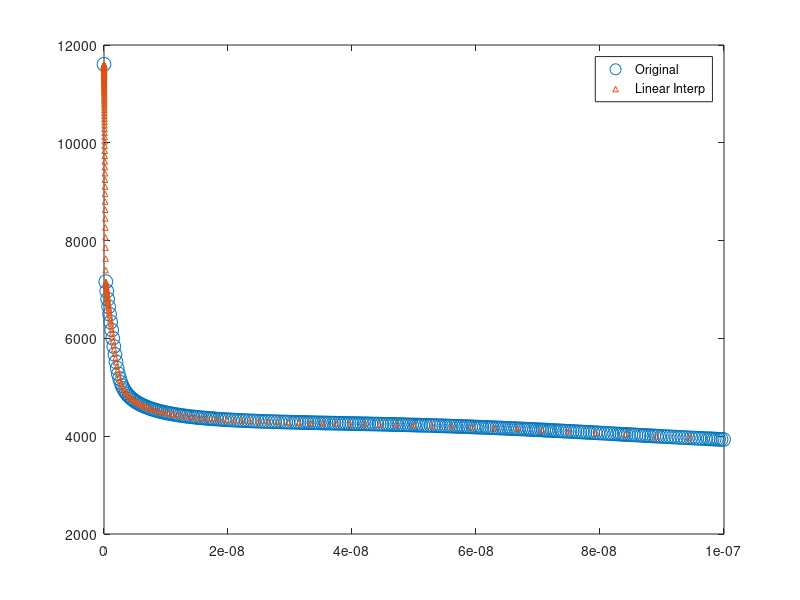

This figure's MATLAB source: (Note: this script raises an error after producing the figure.)
clc; clear; close all;
load('MASTER_electronTempTimeEvolution.mat');
xq = [0,logspace(-12,-7,200)];
vq1 = interp1(time,T_Te,xq);
plot(time,T_Te,'o', 'MarkerSize',10)
hold on


plot(xq,vq1,'^', 'MarkerSize',4);
legend('Original','Linear Interp')
fontsize(15,'points')
grid on
xlabel('Time [s]')
ylabel('Electron Temp [K]')
title('Logspace Electron Temperature')